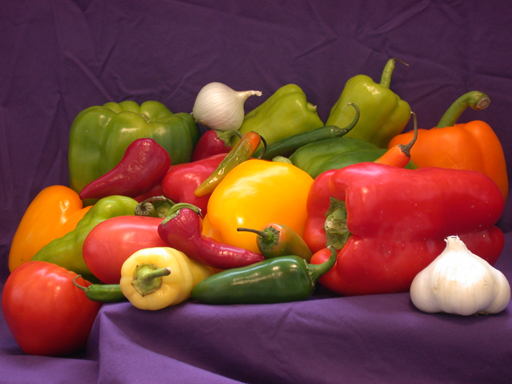
%> input picture Semester 4-2/CSE 4228 Digital Image Processing Lab/Lab 04/peppers.png, 512 x 384 px
$ octave A2_190104037.m   (GNU Octave 9; MATLAB toolbox functions it lacks are replaced by stand-ins)
%> lines starting %> are read from the running program, lines starting %| are printed output that depends on the picture
clc; clear all; close all;

I = imread('peppers.png');
%> I is the input picture: size 384x512x3 uint8; mean R, G, B 120.8, 66.4, 57.6
I_info = imfinfo('peppers.png');
I = imresize(I, [300, 300]);
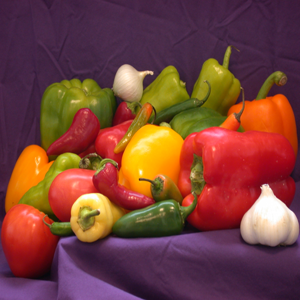
%> I: size 300x300x3 uint8; mean R, G, B 120.8, 66.4, 57.6
[row, col,~] = size(I);
%> row = 300; col = 300
I = im2double(I);
%> I: size 300x300x3 double

subplot(3,2,1);
imshow(I);
title('Input Image');

if (I_info.BitDepth==24)
    I = rgb2gray(I);
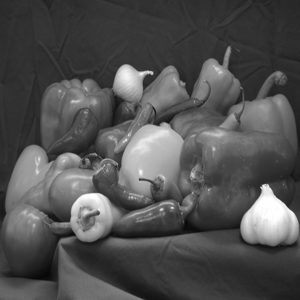
%> I: size 300x300 double; min 0.0319, max 1, mean 0.32
end
disp(I_info.BitDepth);

subplot(3,2,2);
imshow(I);
title('Grayscale Image');

value = 'Enter the signma value: ';
sigma= input(value);
%> the answer given: 3

kernel = 5; %37 mod 4 = 1 -> 5*5 kernel
init_val = -2;
filter_x = zeros(kernel, kernel);
filter_y = zeros(kernel, kernel);

val = init_val;

for i = 1:kernel
    filter_x(:, i) = val;
    val = val + 1;
end

subplot(3,2,3);
imshow(filter_x);
title('Filter X');

val2 = init_val;
for i = 1:kernel
    filter_y(i, :) = val2;
    val2 = val2 + 1;
end

subplot(3,2,4);
imshow(filter_y);
title('Filter Y');

bI = zeros(row+4, col+4);
[row2, col2] = size(bI);
%> row2 = 304; col2 = 304
bI(3:row+2, 3:col+2) = I;
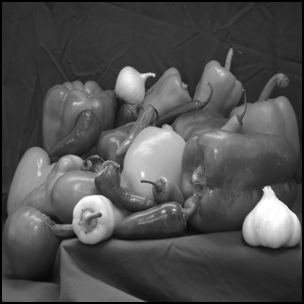
%> bI: size 304x304 double; min 0, max 1, mean 0.312

filter = gaussian_filter(filter_x, filter_y, sigma);
output = zeros(row, col);

for i = 3:row+2
    for j = 3:col+2
        val2 = bI(i-2:i+2, j-2:j+2) .* filter;
        val2 = sum(val2(:));
        output(i-2, j-2) = val2;
    end
end
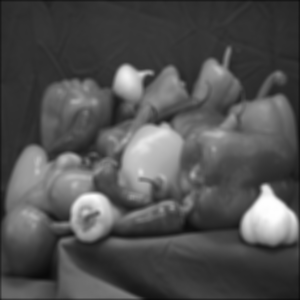
%> output: size 300x300 double; min 0.0374, max 0.998, mean 0.319

subplot(3,2,5);
imshow(output);
title('Filtered Image');
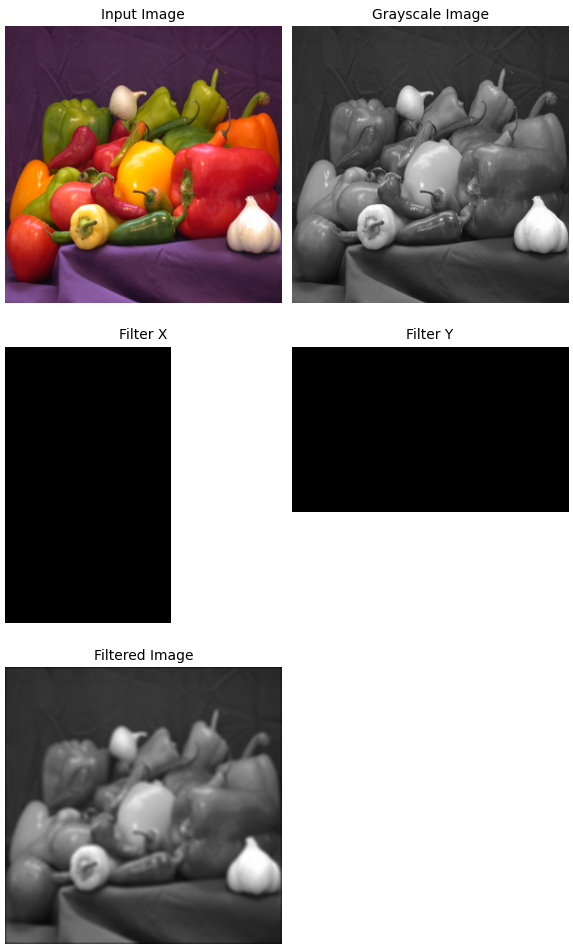
%> figure redrawn from the program's plot data, 5 panels

function filterf = gaussian_filter(filter_x, filter_y, sigma)
    filterf = -((filter_x.^2 + filter_y.^2) / (2 * sigma^2));
    filterf = exp(filterf);
    filterf = (1 / (2 * pi * (sigma^2))) .* filterf;
    filterf = filterf / sum(filterf(:));
end

$ run again, with Semester 4-2/CSE 4228 Digital Image Processing Lab/Lab 04/a2.png copied over Semester 4-2/CSE 4228 Digital Image Processing Lab/Lab 04/peppers.png
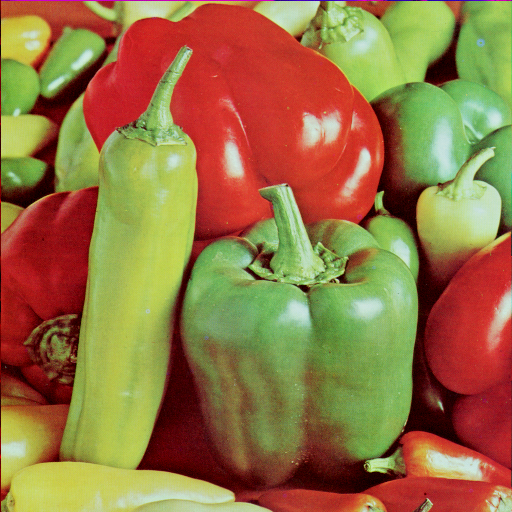
%> input picture Semester 4-2/CSE 4228 Digital Image Processing Lab/Lab 04/a2.png, 512 x 512 px
%> I is the input picture: size 512x512x3 uint8; mean R, G, B 149.8, 115.6, 66.5
%> `bI(3:row+2, 3:col+2) = I;`:
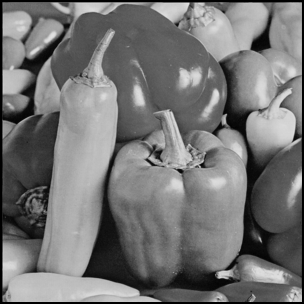
%> bI: size 304x304 double; min 0, max 0.888, mean 0.459
%> after the loop `for i = 3:row+2`:
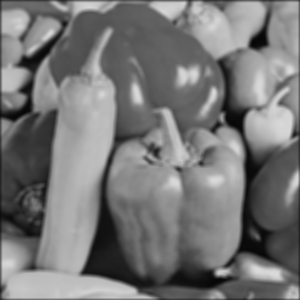
%> output: size 300x300 double; min 0.0287, max 0.859, mean 0.468
